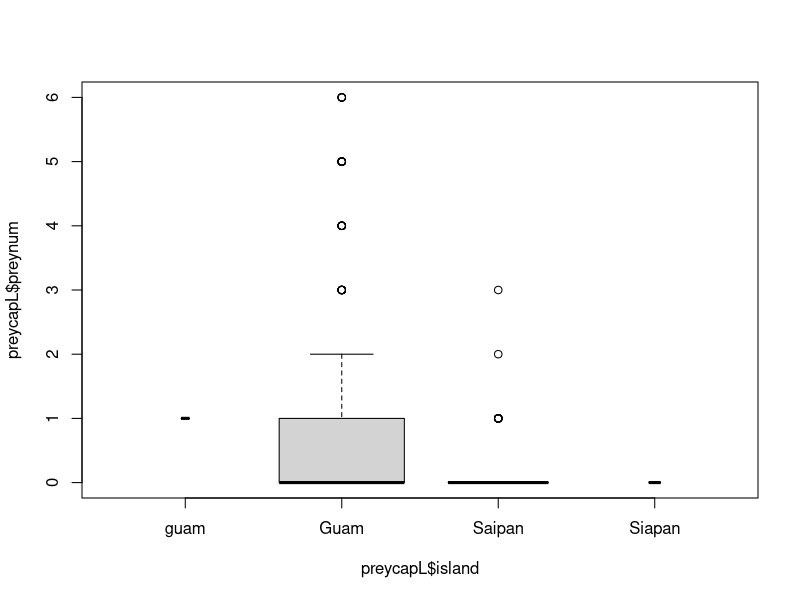
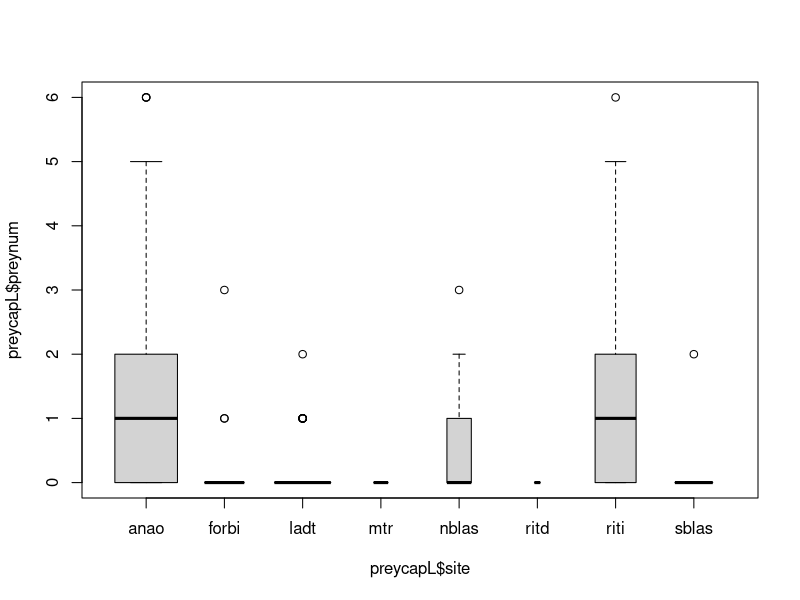
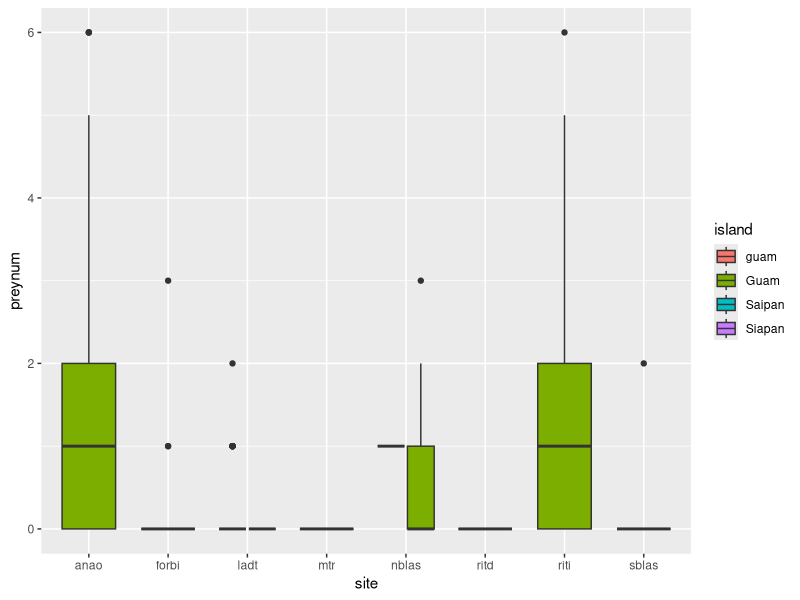

R code for these plots, in order:
#Transplant and Prey capture analysis
###first created by Jeff Brown 2013###
###updated by Haldre 22Jan2014########
## Updated for R stats class in Sept 2016 

#load libraries
library(reshape2) #for melt - note that many reshape2 functions are now available using tidyr, so probably best to use just tidyr
library(tidyr)
library(dplyr) #note that many functions are similar for plyr and dplyr but have slightly different syntax in dplyr. Use the newer one (dplyr) to avoid issues between two packages. 
library(ggplot2)
library(lubridate)

#may need to install tibble first, and may need to restart R session to clear conflicting packages

###########################################
####### Prey Capture Analysis #############
###########################################
#Research Questions
#1) Do webs on Guam capture more prey than webs on Saipan? We want to know whether the number of prey captured varies by island (and thus, by bird presence/absence). 
#Model: preynum~island, family=poisson

#data notes
# obs1, obs2, obs3 etc is when the same web was revisted on different days.
# Jeff took samples at 3 sites per island. I think the only data for preynum comes from the spiders that were transplanted- need to check with him.  

######################
#load data
preycap<-read.csv("preycapture_asentered.csv", header=T)

#totalprey is not raw data - shouldn't be in dataset
preycap<-preycap[,-4] #remove column 4

#Change data from wide to long format
#use reshape package (old way)
preycapL <- melt(preycap, id.vars=c("island","site","web"),                                 measure.vars=c("obs1", "obs2", "obs3","obs4","obs5", "obs6", "obs7", "obs8"),   variable.name="obs", value.name="preynum")

#Alternative method - use tidyr (new way- much more efficient code!)
preycapL<-gather(preycap, "obs", "preynum", 4:11, factor_key=T)


###############################
#####Clean up data ############
###############################
summary(preycapL)# Look at data
str(preycapL) #check to make sure factors are factors and numbers are numeric or integer
preycapL$preynum<-as.numeric(preycapL$preynum)

with(preycapL, table(site, obs))

#delete "obs" from start of variable describing observation number. There are a lot of different ways of doing this. Here are a few possible methods. 
#this uses gsub to substitute all instances of "obs" with nothing (""). Note that gsub works on character vectors. If a vector is not a character, it will be coerced into being a character vector by gsub. 
preycapL$obs <- gsub("obs", "", preycapL$obs)
#with(preycapL, table(site, obs2)) - checked to make sure was correct. 

#\\D means select all non-digits, and then substitute with nothing ("")
preycapL$obs <- gsub("\\D", "", preycapL$obs)
#Look at this website for other codes for substituting in gsub 
# http://www.endmemo.com/program/R/gsub.php 

#using substr- this is saying "keep the 4th element (start at 4, stop at 4)". 
preycapL$obs<-substr(preycapL$obs, 4, 4)

#all three of these methods would work to remove the "obs". Now we need to change obs from character to numeric. 

#Remember to change to numeric vector if you use gsub, because the output from gsub will be a character vector
preycapL$obs<-as.numeric(preycapL$obs)
#should any other components be in a different class? 

#clean data entry errors, starting with site
levels(as.factor(preycapL$site))
#first of all, have some upper and some lower case. Change all to lower case
preycapL$site<-as.factor(tolower(preycap$site))

#now have issues with the "forbi" site, which has a data entry error
#can fix this a bunch of ways, one option is with gsub
preycapL$site <- gsub("forbid", "forbi",preycapL$site)
#another method using indexing
levels(preycapL$site)[levels(preycapL$site)=="forbid"] <- "forbi"
levels(preycapL$site)[levels(preycapL$site)=="ritd"] <- "ritd"
#can you think of any other options? 

#check class again
str(preycapL)
preycapL$site<-as.factor(preycapL$site)

#Your turn- do the same thing for island - find mistakes, and fix them!

#Look at response (preynum)
summary(preycapL$preynum) #where are all these NA's coming from? webs that were not observed multiple times - not useful data. 
preycapL<-preycapL[!is.na(preycapL$preynum),]
preycapL3<-na.omit(preycapL) #deletes entire row if NA is present in any cell in that row

#One final look to see if everything is in right format
str(preycapL)
summary(preycapL)

#####Look at data ############
#shows preynum by island
table(preycapL$preynum,preycapL$island) 
#this code does the same thing, here showing observations by site
with(preycapL, table(obs, site)) #concerns me that no obs2 through obs8 data on Guam- i.e. no data from transplanted spiders.

#see how preynum varies by site
with(preycapL, table(preynum, site))

#some exploratory graphs
#show the number of prey in webs by island using boxplots
boxplot(preycapL$preynum~ preycapL$island, varwidth=T)
#show the number of prey in webs by site using boxplot
boxplot(preycapL$preynum~ preycapL$site, varwidth=T)

#use ggplot
ggplot(preycapL, aes(x=site, y=preynum, fill=island))+
  geom_boxplot() #shows boxplot of prey captured per site



#######################################
### Spider Transplant Experiment ######
#######################################
#Research questions: 
#1) Does the duration of time a spider stays on its web differ between island or treatment? 
#using all data

#2) If a spider is missing, is the web more likely to be present without a spider inhabiting it (indicative of predation) on Saipan than on Guam? 
#using subset of data with spiders missing (omit ones where spiders remained entire time)

#Notes about the study
#Transplanting was done at two sites on Guam and two sites on Saipan

#read in data
transplant<-read.csv("Saipan_Guam_Transplant_asentered.csv")

#data dictionary: 
#island = island where study was conducted, Guam or Saipan
#site = site where study was conducted
#web = Jeff's naming convention for webs, each web has a unique ID
#native = was this spider found in place (yes) or moved to the location (no)?
#netting = was this spider in a netting treatment? 
#startdate = date experiment started
#enddate = last date spider was checked (note after spider disappeared, checks stopped)
#spidpres = was spider present on enddate? 
#webpres = was web present on enddate? 
#websize = how big was the web (cm)?

#look at data
str(transplant)
summary(transplant)

#rename columns so they are lower case. There are a bunch of ways to do this. Here is one using the rename function in the dplyr package (note that this function has slightly different syntax than the one in the ddply package)
transplant<-rename(transplant, island=Island, site=Site, web=Web.., native=Native, netting=Netting, startdate=Start.Date, enddate=End.Date, totaldays=Total.Days, spidpres=SpidPres, webpres=WebPres, websize=WebSize.cm.)

#some data cleaning needed
levels(transplant$island) <- gsub("Gaum", "Guam", levels(transplant$island))
levels(transplant$island) <- gsub("Siapan", "Saipan", levels(transplant$island))
transplant$site<-as.factor(tolower(transplant$site))
transplant$island<-as.factor(tolower(transplant$island))

# remove trailing whitespace
levels(transplant$site)
transplant$site<-as.factor(trimws(transplant$site))
#there are many other methods to do this as well. 

######### Dates ###################
#change date format to standard yyyymmdd format
#helpful site: https://www.r-bloggers.com/date-formats-in-r/

levels(as.factor(transplant$startdate))
class(transplant$startdate)

#problems- missing year. Date format is okay, but wnat to change to a more standard yyyymmdd format

transplant$year<-2013 #this experiment happened in 2013. Added this.
#change both startdate & year to character
transplant$year<-as.character(transplant$year)
transplant$startdate<-as.character(transplant$startdate)
#combine using unite in tidyr package
transplant<-unite(transplant, startdate, c(startdate, year), sep="-")
#now, tell R startdate is a real date in a specific format
transplant$startdate<-as.Date(as.character(transplant$startdate), "%d-%b-%Y")
class(transplant$startdate) #now R sees startdate2 as a Date


#repeat for end date, using lubridate instead of as.Date
transplant$year<-2013 #this experiment happened in 2013. Added this.
#change both startdate & year to character
transplant$year<-as.character(transplant$year)
transplant$enddate<-as.character(transplant$enddate)
transplant<-unite(transplant, enddate, c(enddate, year), sep="-")

#challenge: try changing to date with lubridate package (instead of as.Date)
library(lubridate)
today() #gives today's date
transplant$enddate<-dmy(transplant$enddate)

#Now, create a new column called duration
transplant$duration<-transplant$enddate-transplant$startdate

######### Merging ###################
#merge with another database
#there are several functions that merge, including "join" in the plyr package, "merge" in the base package, and various join functions in the dplyr package. We're going to use dplyr, but each of these functions quite similarly. 

island_bird<-read.csv("island_birdstatus.csv")
str(island_bird)
levels(island_bird$island)

#guidelines: a is one table, b is another table, x1 is the column they share (could be multiple columns)
# left_join(a, b, by = "x1") # Join matching rows from b to a; keeps all columns from both a and b. 
# right_join(a, b, by = "x1") #Join matching rows from a to b; keeps all columns from both a and b. 
# inner_join(a, b, by = "x1") #Join data. Retain only rows that are in both sets; keeps all columns in both dataframes. 
# full_join(a, b, by = "x1") #Join data. Retain all values, all rows & columns.

#before you run this, guess how many rows and columns will be in each new dataframe
transplant2<-left_join(transplant, island_bird, by="island")
transplant3<-right_join(transplant, island_bird, by="island")
transplant4<-inner_join(transplant, island_bird, by="island")
transplant5<-full_join(transplant, island_bird, by="island")

##
#these two functions are slightly different- they don't really join, but allow you to keep only subsets of your main dataframe based on what is either in or not in another dataframe. 
# semi_join(a, b, by="x1") #returns all rows in a that have a match in b, while keeping only the columns in a. This is a way to filter out your data based on a look-up table, for example. 
# anti_join (a, b, by="x1") #filter out so you retain all rows in a that do not have a match in b, keeping only columns in a

transplant6<-semi_join(transplant, island_bird, by="island")
transplant7<-anti_join(transplant, island_bird, by="island")

#If your columns have different names in each database, just give this information to the join function in an argument: by = c("a" = "b") will match a column named "a" in your "x" dataframe to a column named "b" in your "y" dataframe.
transplant2<-left_join(transplant, island_bird, by=c("island"="island")) #example

######### Subsetting #############
#get subset that was actually transplanted rather than ones that were observed in place. 
#first option- use square brackets
truetrans<-transplant[transplant$native=="no",]
#alternatively, use subset function in base 
truetrans2<-subset(transplant, native=="no")
#alternatively, use filter in dplyr package
truetrans3<-filter(transplant, native=="no")

#subset on multiple arguments
filter(transplant, site=="ladt" | site=="forbi")
filter(transplant, site=="ladt" & netting=="no")

########################
# Select - use to select columns from a dataframe to include or drop. 
#here, remove total days because it is not raw data, but calculated data, so shouldn't be in final dataset
transplant2<-select(transplant2, -totaldays)
select(transplant2, site, native, netting, duration) #keep just these 4 columns

########################
#separating one column into two columns
transplant2<-separate(transplant2, col=web, into=c("web_a", "web_b"), sep="'", remove=F)

#combining two columns into one column (note the underscore after unite)
transplant2<-unite_(transplant2, "webv2", c("web_a", "web_b"), sep="", remove=T)
#######################

#write csv file with final, cleaned dataset that we want to work with in the future. In this case, we want the full transplant dataset that has been merged with island. 

write.csv(transplant2, "transplant2.csv") #this will automatically be saved in the project folder. 
